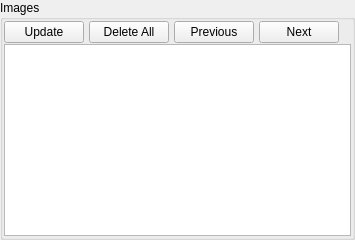
	<widget class="QGroupBox" name="imagesGroup">
	  <property name="title">
	    <string>Images</string>
	  </property>

	  <layout class="QGridLayout" name="gridLayout_2">
	    <property name="margin">
	      <number>1</number>
	    </property>
	    <property name="spacing">
	      <number>1</number>
	    </property>

	    <item row="0" column="0">
	      <layout class="QHBoxLayout" name="horizontalLayout_1">
		<property name="spacing">
		  <number>5</number>
		</property>

		<item>
		  <widget class="QPushButton" name="imagesUpdateButton">
		    <property name="text">
		      <string>Update</string>
		    </property>
		    <property name="enabled">
		      <bool>true</bool>
		    </property>
		    <property name="checkable">
		      <bool>false</bool>
		    </property>
		  </widget>
		</item>

		<item>
		  <widget class="QPushButton" name="imagesDeleteAllButton">
		    <property name="text">
		      <string>Delete All</string>
		    </property>
		    <property name="enabled">
		      <bool>true</bool>
		    </property>
		    <property name="checkable">
		      <bool>false</bool>
		    </property>
		  </widget>
		</item>

		<item>
		  <widget class="QPushButton" name="imagesPreviousButton">
		    <property name="text">
		      <string>Previous</string>
		    </property>
		    <property name="enabled">
		      <bool>true</bool>
		    </property>
		    <property name="checkable">
		      <bool>false</bool>
		    </property>
		  </widget>
		</item>

		<item>
		  <widget class="QPushButton" name="imagesNextButton">
		    <property name="text">
		      <string>Next</string>
		    </property>
		    <property name="enabled">
		      <bool>true</bool>
		    </property>
		    <property name="checkable">
		      <bool>false</bool>
		    </property>
		  </widget>
		</item>

		<item>
		  <widget class="QLabel" name="imagesFillSpace_0">
		    <property name="sizePolicy">
		      <sizepolicy hsizetype="Expanding" vsizetype="Fixed">
			<horstretch>0</horstretch>
			<verstretch>0</verstretch>
		      </sizepolicy>
		    </property>
		    <property name="text">
		      <string></string>
		    </property>
		    <property name="alignment">
		      <set>Qt::AlignCenter</set>
		    </property>
		  </widget>
		</item>


	      </layout>
	    </item>

	    <item row="1" column="0">
	      <widget class="QListView" name="imageList"/>
	    </item>
	    
	  </layout>

	</widget>
